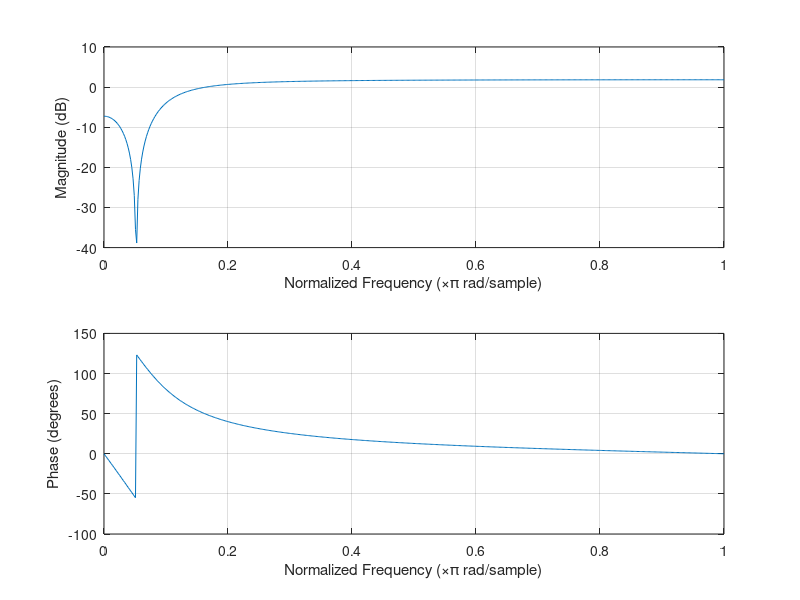
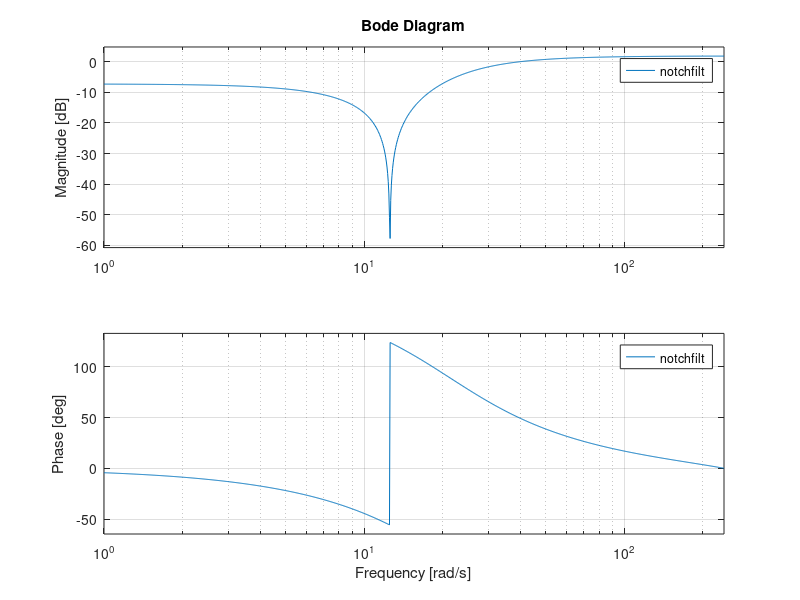

The MATLAB script that drew these images, in order:
pkg load control;

fs = 77;
Ts = 1/fs;

f = 2;

wn = 2*pi*f*Ts;

a = 0.8;

n = [1 -2*cos(wn) 1];
d = [1 -2*a*cos(wn) a^2];

freqz(n,d);
figure;
notchfilt = tf(n, d, Ts);
bode(notchfilt);
